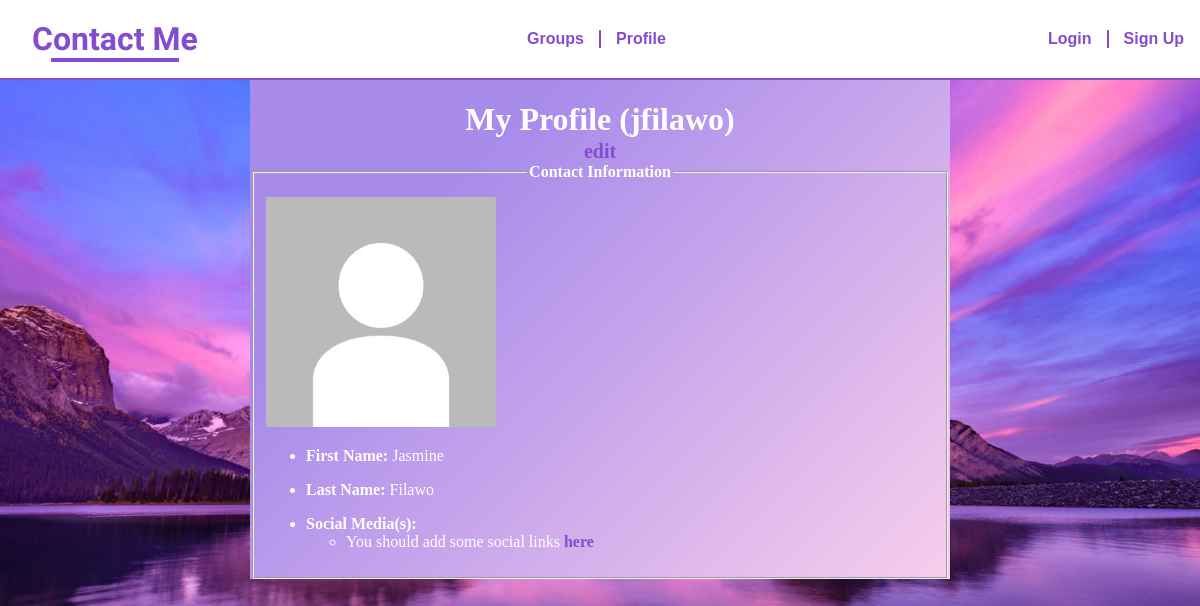
Page /personalprofile.php?user=13 (signed in) on the earlier database version.
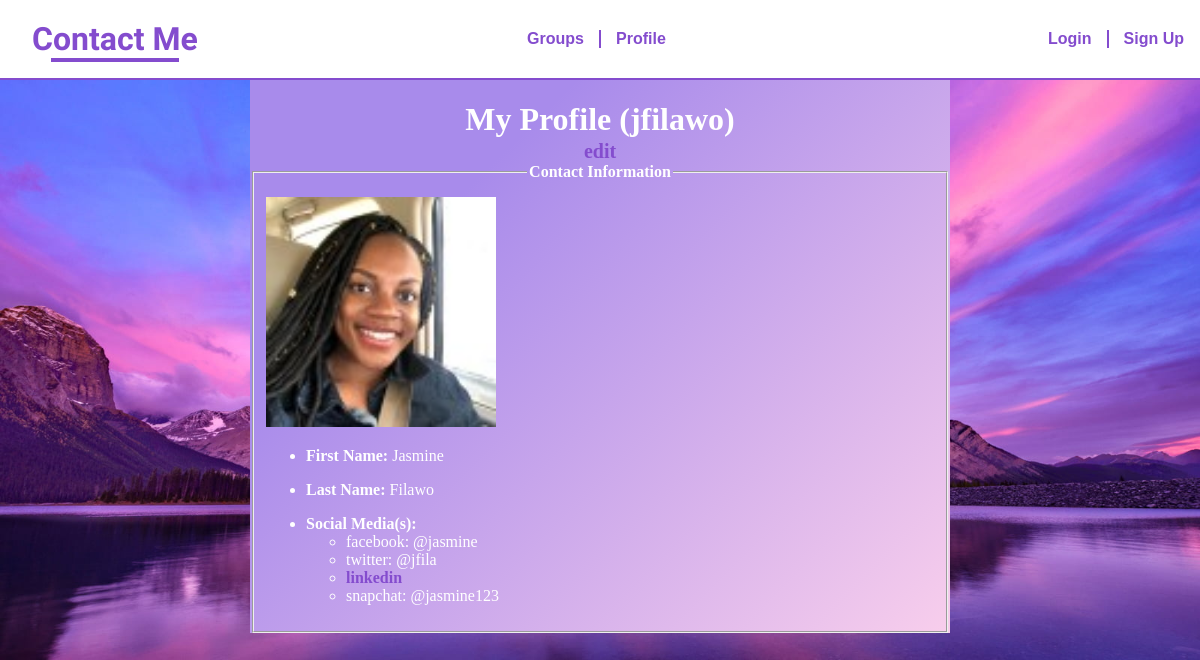
Same page on the later database version.
### tables this page shows
CREATE TABLE `users` (
  `userid` int(11) NOT NULL,
  `username` varchar(255) NOT NULL,
  `pass` varchar(255) NOT NULL,
  `fname` varchar(100) NOT NULL,
  `lname` varchar(255) NOT NULL,
  `email` varchar(320) NOT NULL,
  `links` longtext DEFAULT NULL,
  `is_admin` tinyint(1) DEFAULT 0,
  `photo_location` longtext NOT NULL DEFAULT 'uploads/360_F_64676383_LdbmhiNM6Ypzb3FM4PPuFP9rHe7ri8Ju.jpg',
  `sec_question` int(11) NOT NULL,
  `sec_answer` varchar(255) NOT NULL
);

### personalprofile.php (the view, shortened to what this page needs)
<?php
    if (isset($_SESSION['username'])) {
      function echoLinksList($links, $whitelist) {
         $str='';
         if (!(empty($links))) {
            $links = json_decode($links, true);
            $whitelist = json_decode($whitelist, true);
            $str .= "<ul>";
            foreach ($links as $platform => $handle) {
               if ($_SESSION['id'] == $_GET['user']  || in_array($platform, $whitelist)) {
                  if ($handle[0] === '@') {
                     $str .= "<li>$platform: $handle</li>";
                  } else {
                     $str .= "<li><a href='$handle'>$platform</a></li>";
                  }
               }
            }
            $str .= "</ul>";
         } else {
            $userid = $_SESSION['id'];
            $useridViewing = $_GET['user'];
            if ($userid ===  $useridViewing) {
               $str .= "<ul> <li> You should add some social links <a href='./profile.php?user=$userid'>here</a> </li> </ul> ";
            } else {
               $str .= "<ul> <li>User has not added any social media</li> </ul>";
            }
         }
         return $str;
      }
?>
<!DOCTYPE html>
<html lang="en">
<head>
  <link rel="stylesheet" href="./src/styles/style.css">
  <link rel="stylesheet" href="./src/styles/personalprofile.css">
</head>
<body>
<div id="bodyBlock">
      <?php
         $dbusername= "root";
         $dbpassword = "group2websys";
         $conn = new PDO('mysql:host=localhost;dbname=contactme',$dbusername, $dbpassword);
         $useridOnScreen = '';
         if (isset($_GET['user'])) {
            $useridOnScreen = $_GET['user'];
         }
         $stmt = "SELECT * FROM users WHERE userid = :u";
         $results = $conn->prepare($stmt);
         $results->execute(array(':u' => $useridOnScreen));
         $whitelist = '';
         $results = $results->fetchAll();
         foreach($results as $user){
            $source = $user['photo_location'];
            $firstname = $user['fname'];
            $lastname = $user['lname'];
            $links = $user['links'];
            $username = $user['username'];
            $userid = $user['userid'];
            $editBtn = '';
            if ($user['userid'] == $_SESSION['id']) {
               $heading = "My Profile ($username)";
               $editBtn = "<a id='edit-profile' href='./profile.php?user=$userid'>edit</a>";
            } else {
               $heading = "$username's Profile";
            }
            echo(
               "
               <h1>$heading</h1> $editBtn
               <fieldset>
                     <img src='./$source' alt='photo of $firstname $lastname'>
                  <legend><b>Contact Information</b></legend>
                  <ul>
                        <li> <b>First Name:</b> $firstname</li>
                     </ul>
                     <ul>
                        <li><b>Last Name:</b> $lastname</li>
                     </ul>
                     <ul>
                        <li>
                        <b>Social Media(s):</b>" . echoLinksList($links, $whitelist) . "
                        </li>
                     </ul>
               </fieldset>
        ");
         }
      ?>
    </div>
</body>
</html>
<?php
  } else {
    header("Location: login.php?error=You must be logged in to access someone's profile!");
    exit();
  }
?>

Differences in the rows shown:
changed users "My Profile (jfilawo)": photo_location: a different picture; no longer shows "You should add some social links here"
Other differences:
new list line: "facebook : @jasmine"
new list line: "twitter : @jfila"
new list line: "linkedin"
new list line: "snapchat : @jasmine123"
